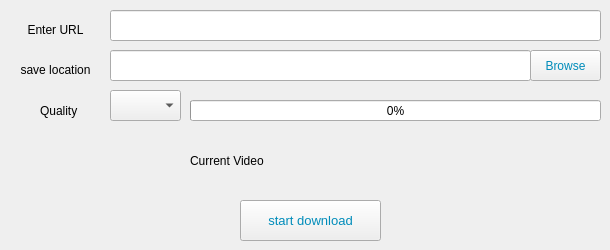
    <widget class="QWidget" name="tab_2">
     <attribute name="title">
      <string>Yotube Play Liste</string>
     </attribute>
     <widget class="QLineEdit" name="lineEdit_4">
      <property name="geometry">
       <rect>
        <x>110</x>
        <y>50</y>
        <width>421</width>
        <height>31</height>
       </rect>
      </property>
     </widget>
     <widget class="QLabel" name="label_3">
      <property name="geometry">
       <rect>
        <x>10</x>
        <y>50</y>
        <width>91</width>
        <height>41</height>
       </rect>
      </property>
      <property name="text">
       <string>&lt;html&gt;&lt;head/&gt;&lt;body&gt;&lt;p align=&quot;center&quot;&gt;&lt;span style=&quot; font-size:9pt;&quot;&gt;save location&lt;/span&gt;&lt;/p&gt;&lt;/body&gt;&lt;/html&gt;</string>
      </property>
     </widget>
     <widget class="QPushButton" name="pushButton_4">
      <property name="geometry">
       <rect>
        <x>530</x>
        <y>50</y>
        <width>71</width>
        <height>31</height>
       </rect>
      </property>
      <property name="toolTip">
       <string>&lt;html&gt;&lt;head/&gt;&lt;body&gt;&lt;p&gt;&lt;span style=&quot; font-weight:600; font-style:normal; color:#ffffff;&quot;&gt;Browse&lt;/span&gt;&lt;/p&gt;&lt;/body&gt;&lt;/html&gt;</string>
      </property>
      <property name="styleSheet">
       <string notr="true">QPushButton{

  color:  #008CBA;
  padding: 9px 15px;
  text-align: center;
  text-decoration: none;
  display: inline-block;
  font-size: 12px;
	font: 8pt &quot;MS Shell Dlg 2&quot;;
 transition-duration: 0.9s;

}
.QPushButton:hover {
  background-color:  #008CBA; /* Green */
  color: white;
}
{
  box-shadow: 0 8px 16px 0 rgba(0,0,0,0.2), 0 6px 20px 0 rgba(0,0,0,0.19);
}

.QPushButton:hover {
  box-shadow: 0 12px 16px 0 rgba(0,0,0,0.24), 0 17px 50px 0 rgba(0,0,0,0.19);


  transition-duration: 0.4s;
}

.QPushButton:hover {
  background-color: #4CAF50; /* Green */
  color: white;
}

.QPushButton {
  box-shadow: 0 8px 16px 0 rgba(0,0,0,0.2), 0 6px 20px 0 rgba(0,0,0,0.19);
}

.QPushButton:hover {
  box-shadow: 0 12px 16px 0 rgba(0,0,0,0.24), 0 17px 50px 0 rgba(0,0,0,0.19);

}</string>
      </property>
      <property name="text">
       <string>Browse</string>
      </property>
      <property name="checkable">
       <bool>false</bool>
      </property>
     </widget>
     <widget class="QLineEdit" name="lineEdit_2">
      <property name="geometry">
       <rect>
        <x>110</x>
        <y>10</y>
        <width>491</width>
        <height>31</height>
       </rect>
      </property>
     </widget>
     <widget class="QLabel" name="label_4">
      <property name="geometry">
       <rect>
        <x>10</x>
        <y>10</y>
        <width>91</width>
        <height>41</height>
       </rect>
      </property>
      <property name="toolTip">
       <string>&lt;html&gt;&lt;head/&gt;&lt;body&gt;&lt;p align=&quot;center&quot;&gt;Enter URL&lt;/p&gt;&lt;/body&gt;&lt;/html&gt;</string>
      </property>
      <property name="text">
       <string>&lt;html&gt;&lt;head/&gt;&lt;body&gt;&lt;p align=&quot;center&quot;&gt;Enter URL&lt;/p&gt;&lt;/body&gt;&lt;/html&gt;</string>
      </property>
     </widget>
     <widget class="QPushButton" name="pushButton_7">
      <property name="geometry">
       <rect>
        <x>240</x>
        <y>200</y>
        <width>141</width>
        <height>41</height>
       </rect>
      </property>
      <property name="toolTip">
       <string>&lt;html&gt;&lt;head/&gt;&lt;body&gt;&lt;p align=&quot;center&quot;&gt;&lt;span style=&quot; font-size:9pt; color:#ffffff;&quot;&gt;Press to Download&lt;/span&gt;&lt;/p&gt;&lt;/body&gt;&lt;/html&gt;</string>
      </property>
      <property name="whatsThis">
       <string>&lt;html&gt;&lt;head/&gt;&lt;body&gt;&lt;p align=&quot;center&quot;&gt;&lt;span style=&quot; color:#e1bf10;&quot;&gt;Start Download&lt;/span&gt;&lt;/p&gt;&lt;/body&gt;&lt;/html&gt;</string>
      </property>
      <property name="styleSheet">
       <string notr="true">QPushButton{

  color:  #008CBA;
  padding: 10px 20px;
  text-align: center;
  text-decoration: none;
  display: inline-block;
  font-size:13px;
 transition-duration: 0.9s;

}
.QPushButton:hover {
  background-color:  #008CBA; /* Green */
  color: white;
}
{
  box-shadow: 0 8px 16px 0 rgba(0,0,0,0.2), 0 6px 20px 0 rgba(0,0,0,0.19);
}

.QPushButton:hover {
  box-shadow: 0 12px 16px 0 rgba(0,0,0,0.24), 0 17px 50px 0 rgba(0,0,0,0.19);


  transition-duration: 0.4s;
}

.QPushButton:hover {
  background-color: #4CAF50; /* Green */
  color: white;
}

.QPushButton {
  box-shadow: 0 8px 16px 0 rgba(0,0,0,0.2), 0 6px 20px 0 rgba(0,0,0,0.19);
}

.QPushButton:hover {
  box-shadow: 0 12px 16px 0 rgba(0,0,0,0.24), 0 17px 50px 0 rgba(0,0,0,0.19);

}</string>
      </property>
      <property name="text">
       <string>start download</string>
      </property>
     </widget>
     <widget class="QLabel" name="label_8">
      <property name="geometry">
       <rect>
        <x>40</x>
        <y>100</y>
        <width>41</width>
        <height>21</height>
       </rect>
      </property>
      <property name="text">
       <string>Quality</string>
      </property>
     </widget>
     <widget class="QComboBox" name="comboBox_2">
      <property name="geometry">
       <rect>
        <x>110</x>
        <y>90</y>
        <width>71</width>
        <height>31</height>
       </rect>
      </property>
     </widget>
     <widget class="QProgressBar" name="progressBar_4">
      <property name="geometry">
       <rect>
        <x>190</x>
        <y>100</y>
        <width>411</width>
        <height>21</height>
       </rect>
      </property>
      <property name="autoFillBackground">
       <bool>false</bool>
      </property>
      <property name="styleSheet">
       <string notr="true"/>
      </property>
      <property name="value">
       <number>0</number>
      </property>
      <property name="orientation">
       <enum>Qt::Horizontal</enum>
      </property>
      <property name="invertedAppearance">
       <bool>false</bool>
      </property>
      <property name="textDirection">
       <enum>QProgressBar::BottomToTop</enum>
      </property>
     </widget>
     <widget class="QLabel" name="label_9">
      <property name="geometry">
       <rect>
        <x>190</x>
        <y>150</y>
        <width>241</width>
        <height>21</height>
       </rect>
      </property>
      <property name="text">
       <string>Current Video</string>
      </property>
     </widget>
    </widget>
